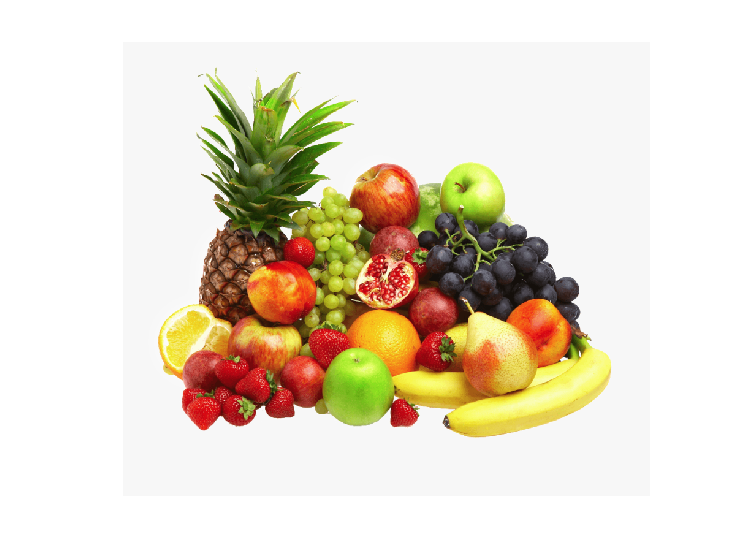
%> input picture fruits.png, 746 x 557 px
$ octave exercise1.m   (GNU Octave 9; MATLAB toolbox functions it lacks are replaced by stand-ins)
%> lines starting %> are read from the running program, lines starting %| are printed output that depends on the picture
close all;
clear all;
clc

pkg load image;

Orig_Img = imread('fruits.png');  % Read the image information
%> Orig_Img is the input picture: size 557x746x3 uint8; mean R, G, B 230.2, 220.9, 204.3
subplot(131);
imshow(Orig_Img);
title('Original Image')


Orig_Img1 = imresize(imresize(Orig_Img,1/14),14);
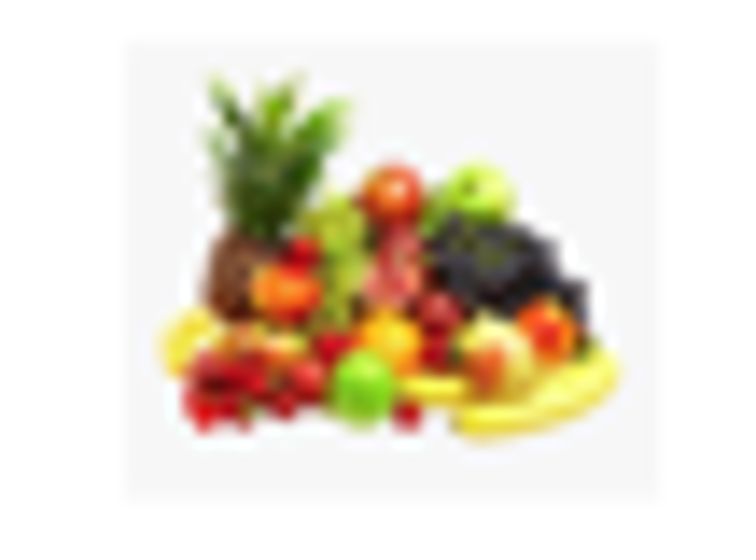
%> Orig_Img1: size 560x756x3 uint8; mean R, G, B 230.2, 220.9, 204.2
subplot(132);
imshow(Orig_Img1);
title('at 14x14 resolution');
imwrite(Orig_Img1,'fruits2.png');


chg_color = rgb2hsv(Orig_Img);    % Change the colore image to HSV
%> chg_color: size 557x746x3 double; mean H, S, V 0.0527, 0.16, 0.91
subplot(133)
imshow(chg_color);                % Display converted version (HSV)
title('RGB to HSV');
imwrite(chg_color,'fruits3.png');
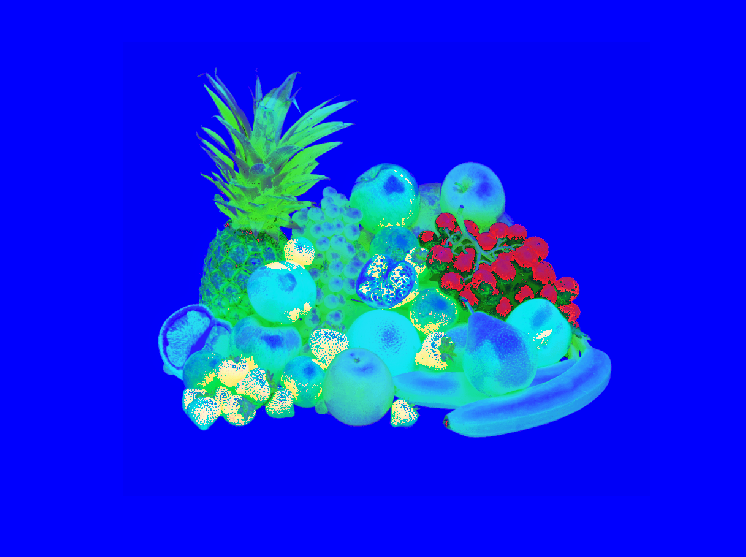
%> saved as fruits3.png: size 557x746x3 uint8; mean R, G, B 13.4, 40.9, 232.1

$ run again, with parrots.png copied over fruits.png
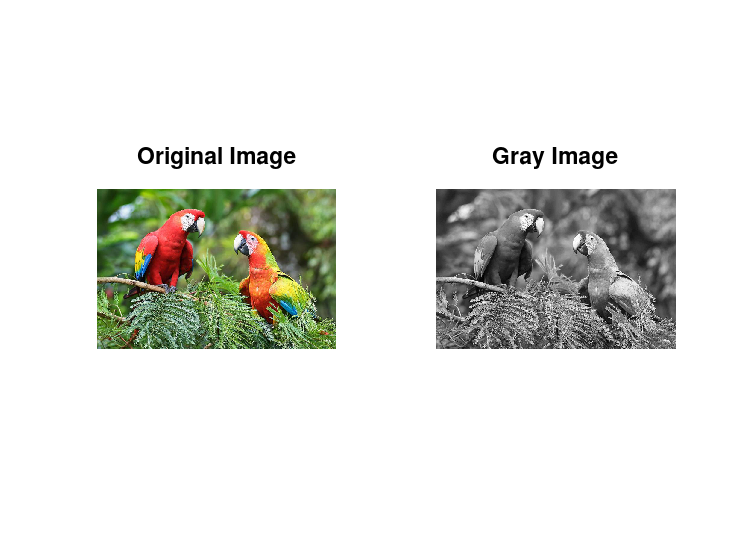
%> input picture parrots.png, 746 x 557 px
%> Orig_Img is the input picture: size 557x746x3 uint8; mean R, G, B 227.3, 228.1, 223.8
%> `Orig_Img1 = imresize(imresize(Orig_Img,1/14),14);`:
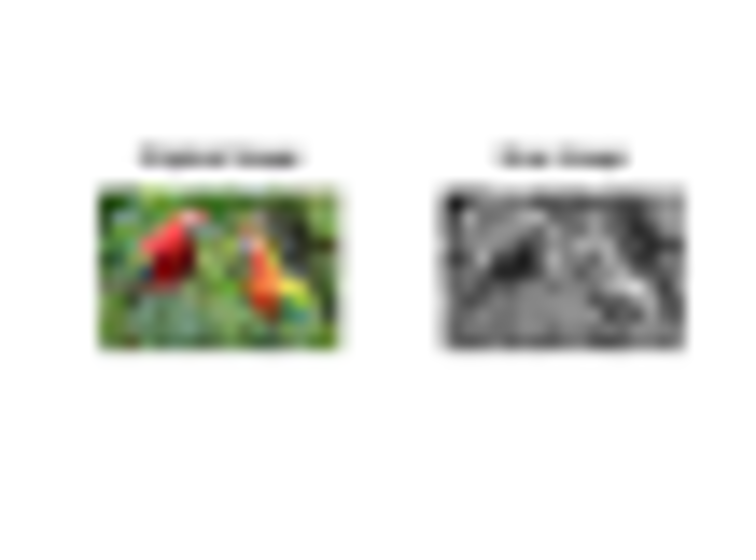
%> Orig_Img1: size 560x756x3 uint8; mean R, G, B 226.9, 227.8, 223.4
%> chg_color: size 557x746x3 double; mean H, S, V 0.0249, 0.0457, 0.9
%> `imwrite(chg_color,'fruits3.png');`:
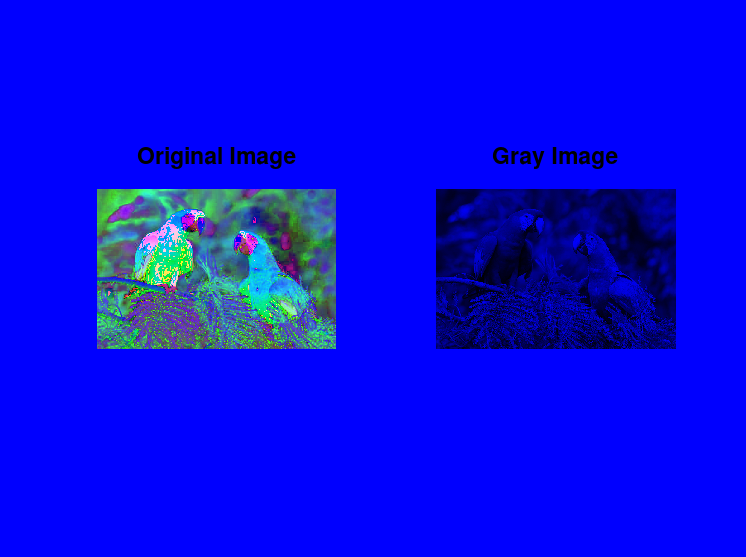
%> saved as fruits3.png: size 557x746x3 uint8; mean R, G, B 6.4, 11.7, 229.5
